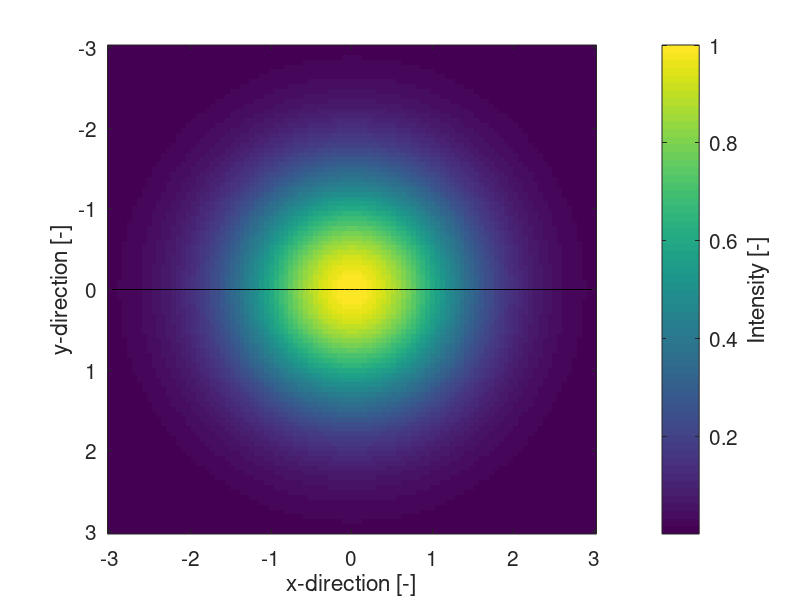
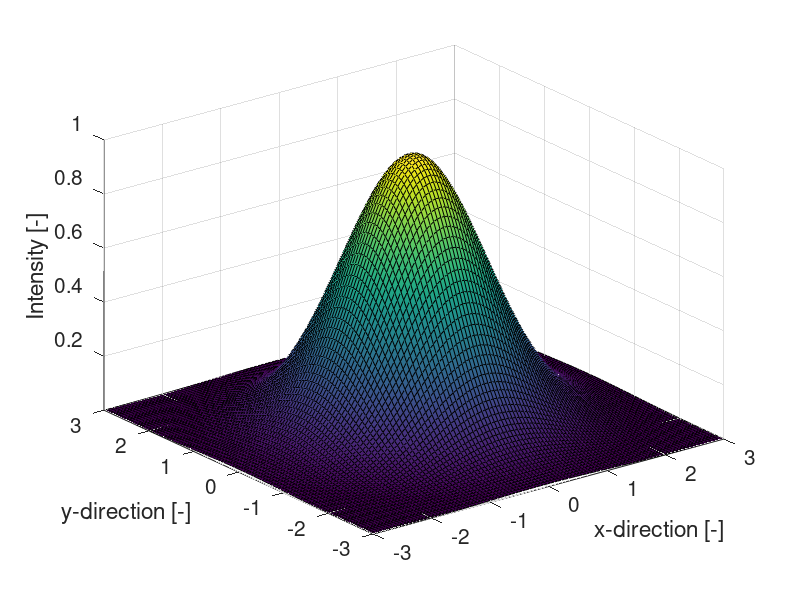
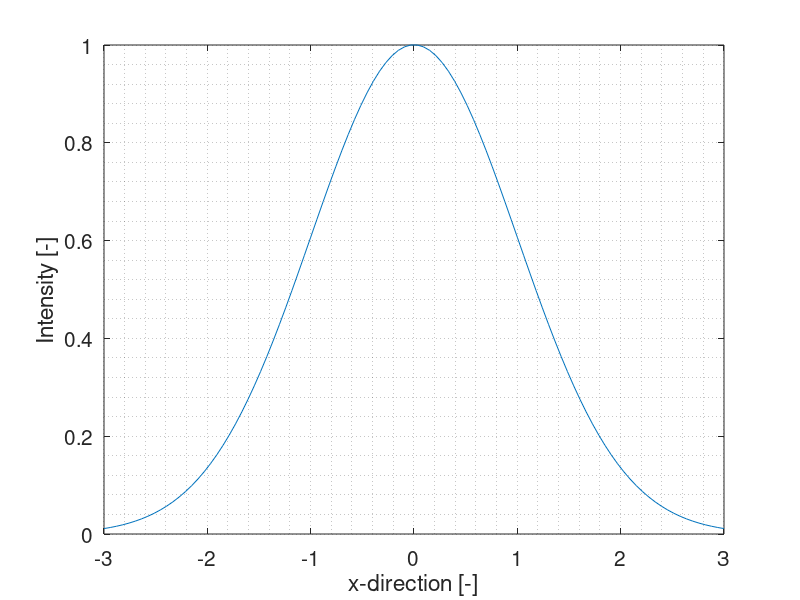
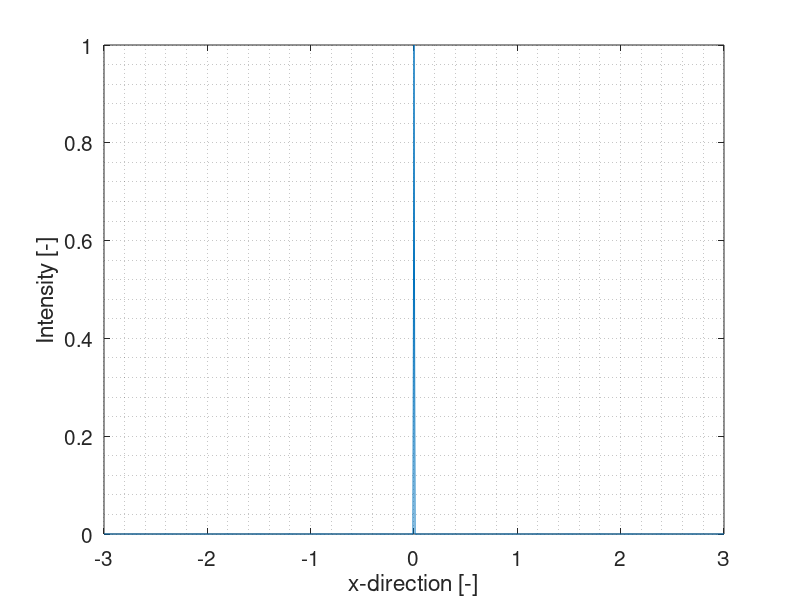

The MATLAB script that drew these images, in order:
% Point spread main
% Load image
% im = imread('SpAExpCorrect.png');
% 
% imshow(im)
% axis on
% 
% plot(im(100,:,1))

%% Plot Gauss
close all; clear;clc;

% Define fontsize
fontsize = 15;

N = 3.0;
x=linspace(-N, N);
y=x;
[X,Y]=meshgrid(x,y);
z=(1000/sqrt(2*pi).*exp(-(X.^2/2)-(Y.^2/2)));

maxZ = max(max(z));

% normalise z
z = z/maxZ;


% Plot 2D
figure('position',[0 0 800 600])
imagesc(x,y,z)
cbar = colorbar;
axis image
xlabel('x-direction [-]')
ylabel('y-direction [-]')
set(gca,'fontsize',fontsize)
hold on
plot(x,zeros(size(x)),'k')


% Colorbar
set(cbar,'fontsize',fontsize)
ylabel(cbar,'Intensity [-]')


% Plot 3D
figure('position',[0 0 800 600])
h = surf(X,Y,z);
shading interp
set(h, 'edgecolor','k')
axis tight
xlabel('x-direction [-]')
ylabel('y-direction [-]')
zlabel('Intensity [-]')
set(gca,'fontsize',fontsize)


% Plot 1D
figure('position',[0 0 800 600])
plot(x,z(:,end/2))
xlabel('x-direction [-]')
ylabel('Intensity [-]')
grid minor
set(gca,'fontsize',fontsize)

% Plot 1D ideal case
figure('position',[0 0 800 600])
idealX = -3:0.01:3;
idealY = idealX == 0;
plot(idealX,idealY)
xlabel('x-direction [-]')
ylabel('Intensity [-]')
grid minor
set(gca,'fontsize',fontsize)

%%
% close all;

gaussStamp = z(:,end/2)';

% startpoints = [0, 0.5, 1.0, 1.5];
% startpoints = [0, 1, 2, 3];
startpoints = [0, 0.25, .5, .75];


totalLength = 1;

X = linspace(min(startpoints),max(startpoints)+totalLength, ((max(startpoints)-min(startpoints))+1)*totalLength*length(gaussStamp));

Y = zeros(1,length(X));

indexfinder = 1:length(X);

for i = startpoints
    index = indexfinder(X >= i);
    Y(index(1):index(1)+length(gaussStamp)-1) = Y(index(1):index(1)+length(gaussStamp)-1) + gaussStamp;
end

% normalise Y
Y = Y/max(Y);

% Stretch in Z direction
Z = [0,1];

Y = [Y;Y];

figure;
imagesc(X,Z,1-Y)
colormap('gray')